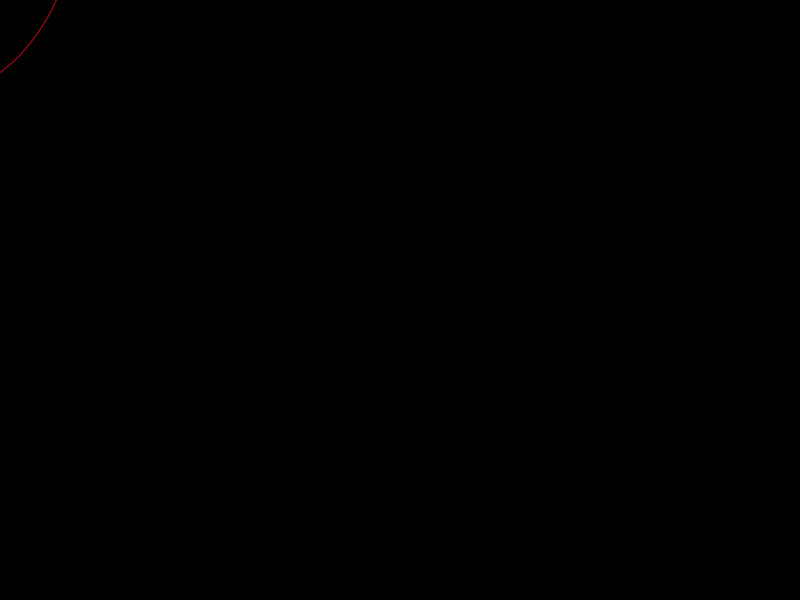
Frame 1 (no input)
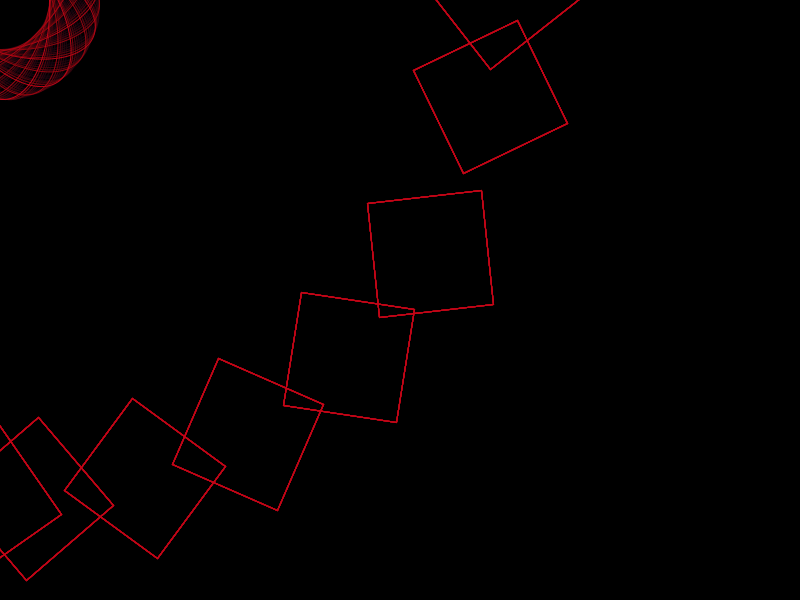
Frame 60 (the mouse pressed at the canvas centre just before this capture)
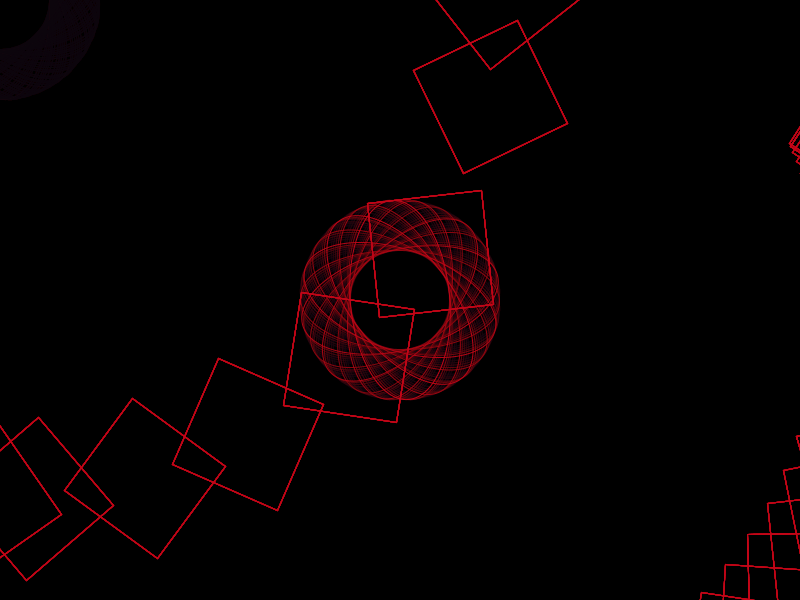
Frame 120 (the mouse held since frame 60 and released just before this capture)

The Processing sketch that drew these frames (run headless with seeded random() and noise(); from frame 60 on, the mouse is pressed at the canvas centre):

// Processing sketch: CrashWithJAVA2D
// ── CrashWithJAVA2D.pde
// This sketch crashes the JVM, except in some cases!
// http://processing.org/discourse/yabb2/YaBB.pl?num=1264911247
// http://forum.processing.org/topic/null-pointer-exception-calling-image-on-pgraphics

PGraphics buffer;
float val=0;

void setup()
{
  size(800, 600);
  background(0);
  
  buffer = createGraphics(width, height, JAVA2D); 
}

float angle;
float cosine;

void draw()
{
  //Fade everything which is drawn
  noStroke();
  fill(0, 0, 0, 10);
  rect(0, 0, width, height);
  
  //Draw ellipses
  val+= 10;
  stroke(196, 5, 23);     //Stroke Color of the ellipse and rectangle/red
  noFill();               // No fill color for the ellipse

  pushMatrix();
  translate(mouseX, mouseY);
  ellipseMode(CENTER);
  rotate(val);
  ellipse(0, 0, 100, 200);
  popMatrix();

  //Draw rectangles in a buffer so they don't get faded
  if (second() % 2 == 0)
  {
    cosine = cos(val);
    
    buffer.beginDraw();
    buffer.stroke(196,5,23); 
    buffer.noFill();
    buffer.translate(mouseX, mouseY);
    buffer.rotate(cosine);  
    buffer.translate(width/2, height/2);
    //Translating the the width and height, distance the rect. spins away from ellipse. 
    buffer.rectMode(CENTER);
    buffer.rect(0, 0, 115, 115);
    buffer.endDraw();
  }

  image(buffer, 0, 0); // NPE on System.arraycopy here (P.v.1.5)
}
